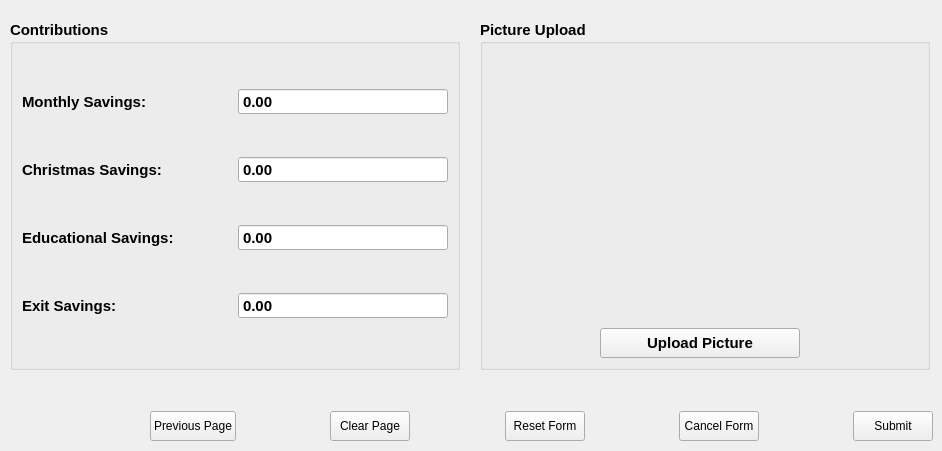
             <widget class="QWidget" name="accountTab">
              <attribute name="title">
               <string>Account Info and Submission</string>
              </attribute>
              <widget class="QGroupBox" name="groupBox_6">
               <property name="geometry">
                <rect>
                 <x>10</x>
                 <y>20</y>
                 <width>450</width>
                 <height>350</height>
                </rect>
               </property>
               <property name="minimumSize">
                <size>
                 <width>450</width>
                 <height>350</height>
                </size>
               </property>
               <property name="maximumSize">
                <size>
                 <width>450</width>
                 <height>350</height>
                </size>
               </property>
               <property name="font">
                <font>
                 <pointsize>11</pointsize>
                 <weight>75</weight>
                 <bold>true</bold>
                </font>
               </property>
               <property name="title">
                <string>Contributions</string>
               </property>
               <layout class="QGridLayout" name="gridLayout_29">
                <item row="0" column="0">
                 <widget class="QLabel" name="label_61">
                  <property name="font">
                   <font>
                    <pointsize>11</pointsize>
                   </font>
                  </property>
                  <property name="text">
                   <string>Monthly Savings:</string>
                  </property>
                 </widget>
                </item>
                <item row="1" column="0">
                 <widget class="QLabel" name="label_62">
                  <property name="font">
                   <font>
                    <pointsize>11</pointsize>
                   </font>
                  </property>
                  <property name="text">
                   <string>Christmas Savings:</string>
                  </property>
                 </widget>
                </item>
                <item row="2" column="0">
                 <widget class="QLabel" name="label_63">
                  <property name="font">
                   <font>
                    <pointsize>11</pointsize>
                   </font>
                  </property>
                  <property name="text">
                   <string>Educational Savings:</string>
                  </property>
                 </widget>
                </item>
                <item row="3" column="0">
                 <widget class="QLabel" name="label_64">
                  <property name="font">
                   <font>
                    <pointsize>11</pointsize>
                   </font>
                  </property>
                  <property name="text">
                   <string>Exit Savings:</string>
                  </property>
                 </widget>
                </item>
                <item row="0" column="2">
                 <widget class="QDoubleSpinBox" name="monthlyDoubleSpinBox">
                  <property name="font">
                   <font>
                    <pointsize>11</pointsize>
                   </font>
                  </property>
                  <property name="buttonSymbols">
                   <enum>QAbstractSpinBox::NoButtons</enum>
                  </property>
                  <property name="maximum">
                   <double>9999999999.989999771118164</double>
                  </property>
                 </widget>
                </item>
                <item row="1" column="2">
                 <widget class="QDoubleSpinBox" name="xmasDoubleSpinBox">
                  <property name="font">
                   <font>
                    <pointsize>11</pointsize>
                   </font>
                  </property>
                  <property name="buttonSymbols">
                   <enum>QAbstractSpinBox::NoButtons</enum>
                  </property>
                  <property name="maximum">
                   <double>9999999999.989999771118164</double>
                  </property>
                 </widget>
                </item>
                <item row="2" column="2">
                 <widget class="QDoubleSpinBox" name="eduDoubleSpinBox">
                  <property name="font">
                   <font>
                    <pointsize>11</pointsize>
                   </font>
                  </property>
                  <property name="buttonSymbols">
                   <enum>QAbstractSpinBox::NoButtons</enum>
                  </property>
                  <property name="maximum">
                   <double>9999999999.989999771118164</double>
                  </property>
                 </widget>
                </item>
                <item row="3" column="2">
                 <widget class="QDoubleSpinBox" name="exitDoubleSpinBox">
                  <property name="font">
                   <font>
                    <pointsize>11</pointsize>
                   </font>
                  </property>
                  <property name="buttonSymbols">
                   <enum>QAbstractSpinBox::NoButtons</enum>
                  </property>
                  <property name="maximum">
                   <double>9999999999.989999771118164</double>
                  </property>
                 </widget>
                </item>
               </layout>
              </widget>
              <widget class="QGroupBox" name="groupBox_7">
               <property name="geometry">
                <rect>
                 <x>480</x>
                 <y>20</y>
                 <width>450</width>
                 <height>350</height>
                </rect>
               </property>
               <property name="minimumSize">
                <size>
                 <width>450</width>
                 <height>350</height>
                </size>
               </property>
               <property name="maximumSize">
                <size>
                 <width>450</width>
                 <height>350</height>
                </size>
               </property>
               <property name="font">
                <font>
                 <pointsize>11</pointsize>
                 <weight>75</weight>
                 <bold>true</bold>
                </font>
               </property>
               <property name="title">
                <string>Picture Upload</string>
               </property>
               <layout class="QGridLayout" name="gridLayout_30">
                <item row="0" column="0">
                 <spacer name="horizontalSpacer_13">
                  <property name="orientation">
                   <enum>Qt::Horizontal</enum>
                  </property>
                  <property name="sizeHint" stdset="0">
                   <size>
                    <width>92</width>
                    <height>20</height>
                   </size>
                  </property>
                 </spacer>
                </item>
                <item row="0" column="1">
                 <layout class="QVBoxLayout" name="verticalLayout">
                  <property name="spacing">
                   <number>10</number>
                  </property>
                  <item>
                   <widget class="QLabel" name="picLabel">
                    <property name="minimumSize">
                     <size>
                      <width>200</width>
                      <height>200</height>
                     </size>
                    </property>
                    <property name="maximumSize">
                     <size>
                      <width>200</width>
                      <height>200</height>
                     </size>
                    </property>
                    <property name="text">
                     <string/>
                    </property>
                   </widget>
                  </item>
                  <item>
                   <widget class="QLabel" name="picNameLabel">
                    <property name="text">
                     <string/>
                    </property>
                   </widget>
                  </item>
                  <item>
                   <widget class="QPushButton" name="uploadPicBtn">
                    <property name="minimumSize">
                     <size>
                      <width>0</width>
                      <height>30</height>
                     </size>
                    </property>
                    <property name="maximumSize">
                     <size>
                      <width>16777215</width>
                      <height>30</height>
                     </size>
                    </property>
                    <property name="text">
                     <string>Upload Picture</string>
                    </property>
                    <property name="icon">
                     <iconset resource="../static/resource.qrc">
                      <normaloff>:/icons/icon/white/upload.svg</normaloff>:/icons/icon/white/upload.svg</iconset>
                    </property>
                    <property name="iconSize">
                     <size>
                      <width>20</width>
                      <height>20</height>
                     </size>
                    </property>
                   </widget>
                  </item>
                 </layout>
                </item>
                <item row="0" column="2">
                 <spacer name="horizontalSpacer_14">
                  <property name="orientation">
                   <enum>Qt::Horizontal</enum>
                  </property>
                  <property name="sizeHint" stdset="0">
                   <size>
                    <width>118</width>
                    <height>20</height>
                   </size>
                  </property>
                 </spacer>
                </item>
               </layout>
              </widget>
              <widget class="QWidget" name="layoutWidget">
               <property name="geometry">
                <rect>
                 <x>150</x>
                 <y>410</y>
                 <width>783</width>
                 <height>32</height>
                </rect>
               </property>
               <layout class="QHBoxLayout" name="horizontalLayout_6">
                <item>
                 <widget class="QPushButton" name="acctPrevPageBtn">
                  <property name="minimumSize">
                   <size>
                    <width>0</width>
                    <height>30</height>
                   </size>
                  </property>
                  <property name="maximumSize">
                   <size>
                    <width>16777215</width>
                    <height>30</height>
                   </size>
                  </property>
                  <property name="text">
                   <string>Previous Page</string>
                  </property>
                  <property name="icon">
                   <iconset resource="../static/resource.qrc">
                    <normaloff>:/icons/icon/white/arrow-left.svg</normaloff>:/icons/icon/white/arrow-left.svg</iconset>
                  </property>
                  <property name="iconSize">
                   <size>
                    <width>20</width>
                    <height>20</height>
                   </size>
                  </property>
                 </widget>
                </item>
                <item>
                 <spacer name="horizontalSpacer_9">
                  <property name="orientation">
                   <enum>Qt::Horizontal</enum>
                  </property>
                  <property name="sizeHint" stdset="0">
                   <size>
                    <width>40</width>
                    <height>20</height>
                   </size>
                  </property>
                 </spacer>
                </item>
                <item>
                 <widget class="QPushButton" name="accountClearBtn">
                  <property name="minimumSize">
                   <size>
                    <width>0</width>
                    <height>30</height>
                   </size>
                  </property>
                  <property name="maximumSize">
                   <size>
                    <width>16777215</width>
                    <height>30</height>
                   </size>
                  </property>
                  <property name="text">
                   <string>Clear Page</string>
                  </property>
                  <property name="icon">
                   <iconset resource="../static/resource.qrc">
                    <normaloff>:/icons/icon/white/x.svg</normaloff>:/icons/icon/white/x.svg</iconset>
                  </property>
                  <property name="iconSize">
                   <size>
                    <width>20</width>
                    <height>20</height>
                   </size>
                  </property>
                 </widget>
                </item>
                <item>
                 <spacer name="horizontalSpacer_10">
                  <property name="orientation">
                   <enum>Qt::Horizontal</enum>
                  </property>
                  <property name="sizeHint" stdset="0">
                   <size>
                    <width>48</width>
                    <height>17</height>
                   </size>
                  </property>
                 </spacer>
                </item>
                <item>
                 <widget class="QPushButton" name="resetFormBtn">
                  <property name="minimumSize">
                   <size>
                    <width>0</width>
                    <height>30</height>
                   </size>
                  </property>
                  <property name="maximumSize">
                   <size>
                    <width>16777215</width>
                    <height>30</height>
                   </size>
                  </property>
                  <property name="text">
                   <string>Reset Form</string>
                  </property>
                  <property name="icon">
                   <iconset resource="../static/resource.qrc">
                    <normaloff>:/icons/icon/white/rotate-ccw.svg</normaloff>:/icons/icon/white/rotate-ccw.svg</iconset>
                  </property>
                  <property name="iconSize">
                   <size>
                    <width>20</width>
                    <height>20</height>
                   </size>
                  </property>
                 </widget>
                </item>
                <item>
                 <spacer name="horizontalSpacer_11">
                  <property name="orientation">
                   <enum>Qt::Horizontal</enum>
                  </property>
                  <property name="sizeHint" stdset="0">
                   <size>
                    <width>38</width>
                    <height>17</height>
                   </size>
                  </property>
                 </spacer>
                </item>
                <item>
                 <widget class="QPushButton" name="cancelFormBtn">
                  <property name="minimumSize">
                   <size>
                    <width>0</width>
                    <height>30</height>
                   </size>
                  </property>
                  <property name="maximumSize">
                   <size>
                    <width>16777215</width>
                    <height>30</height>
                   </size>
                  </property>
                  <property name="text">
                   <string>Cancel Form</string>
                  </property>
                  <property name="icon">
                   <iconset resource="../static/resource.qrc">
                    <normaloff>:/icons/icon/white/x-circle.svg</normaloff>:/icons/icon/white/x-circle.svg</iconset>
                  </property>
                  <property name="iconSize">
                   <size>
                    <width>20</width>
                    <height>20</height>
                   </size>
                  </property>
                 </widget>
                </item>
                <item>
                 <spacer name="horizontalSpacer_12">
                  <property name="orientation">
                   <enum>Qt::Horizontal</enum>
                  </property>
                  <property name="sizeHint" stdset="0">
                   <size>
                    <width>48</width>
                    <height>20</height>
                   </size>
                  </property>
                 </spacer>
                </item>
                <item>
                 <widget class="QPushButton" name="submitFormBtn">
                  <property name="minimumSize">
                   <size>
                    <width>0</width>
                    <height>30</height>
                   </size>
                  </property>
                  <property name="maximumSize">
                   <size>
                    <width>16777215</width>
                    <height>30</height>
                   </size>
                  </property>
                  <property name="text">
                   <string>Submit</string>
                  </property>
                  <property name="icon">
                   <iconset resource="../static/resource.qrc">
                    <normaloff>:/icons/icon/white/send.svg</normaloff>:/icons/icon/white/send.svg</iconset>
                  </property>
                  <property name="iconSize">
                   <size>
                    <width>20</width>
                    <height>20</height>
                   </size>
                  </property>
                 </widget>
                </item>
               </layout>
              </widget>
             </widget>
